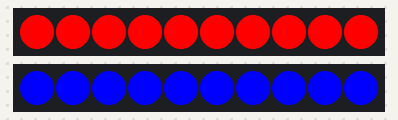
Simulated run of this program. Board: Raspberry Pi Pico running CircuitPython. Parts: 2 × 10 RGB LEDs in strip order, left to right. Random numbers come from a fixed seed.

Above: at 0.1 s.
At 4.1 s:
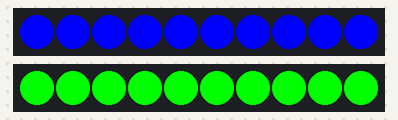
At 9.1 s:
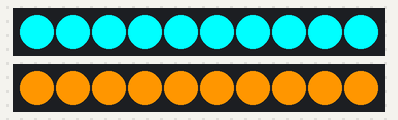
At 19.1 s:
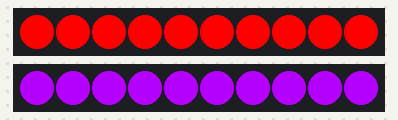
At 29.1 s:
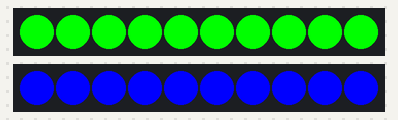
At 38.1 s:
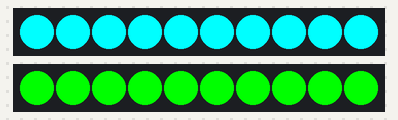

Measured:
- what the display in image 1 shows lasts 1.0 s, from 4.0 s to 5.0 s

The program:

code.py
```python
# type: ignore

"""CircuitPython Essentials NeoPixel example"""
import time
import board
import neopixel
import random

def shuffle(l):
    result = list(l)
    for i in range(len(result)):
        ni = random.randint(0, len(result) - 1)
        result[i], result[ni] = result[ni], result[i]

    return result


class NeoStrip:
    def __init__(self, data_pin, num_pixels):
        self.num_pixels = num_pixels
        self.pixels = neopixel.NeoPixel(
            data_pin,
            num_pixels,
            brightness=1,
            auto_write=False,
            pixel_order=(1, 0, 2, 3))

    def fill(self, color):
        self.pixels.fill(color)
        self.pixels.show()


class Pallet:
    BLACK = (0, 0, 0)
    WHITE = (255, 255, 255)
    RED = (255, 0, 0)
    YELLOW = (255, 150, 0)
    GREEN = (0, 255, 0)
    CYAN = (0, 255, 255)
    BLUE = (0, 0, 255)
    PURPLE = (180, 0, 255)

    def colours(self):
        return [
            self.RED,
            self.YELLOW,
            self.GREEN,
            self.CYAN,
            self.BLUE,
            self.PURPLE,
        ]

    def random(self):
        return random.choice(self.colours())

strips = [
    NeoStrip(data_pin=board.GP14, num_pixels=10),
    NeoStrip(data_pin=board.GP15, num_pixels=10),
]

pallet = Pallet()

while True:
    for s, c in zip(strips, shuffle(pallet.colours())):
        s.fill(c)
    time.sleep(1)
 
```
